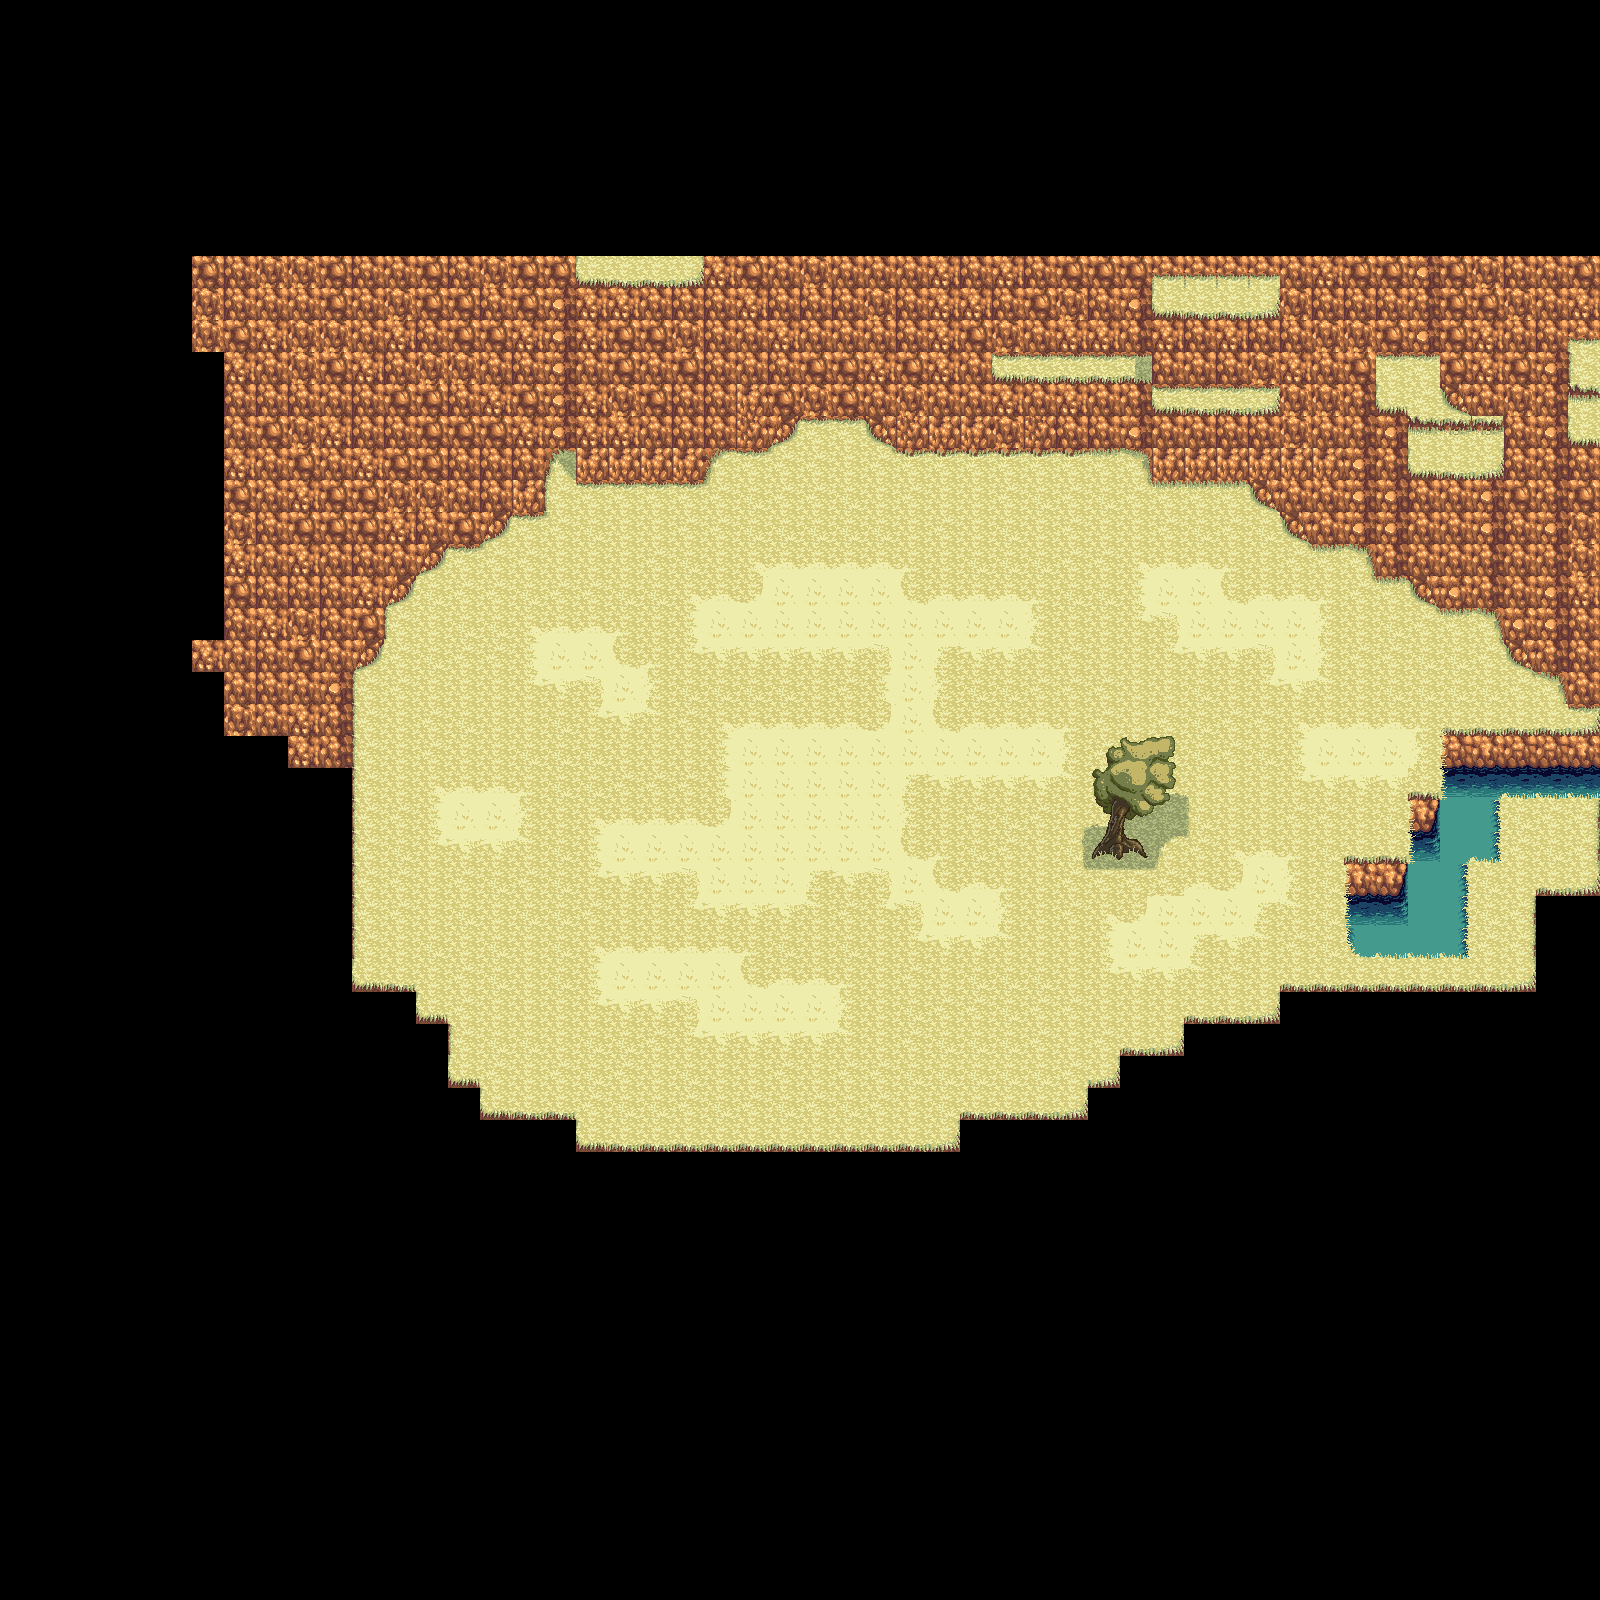

Below is a game level as drawn by its tile map, then a one-line description and the .tmx that defines it (tile-layer data replaced by summaries):
An orthogonal 50x50 tile map with 32x32 px tiles, 8 tile layers (Tile Layer 1, Tile Layer 2, water, water2, ...), 3 tilesets and 4 objects.

<map version="2017.05.26" orientation="orthogonal" renderorder="right-down" width="50" height="50" tilewidth="32" tileheight="32" nextobjectid="7">
 <tileset firstgid="1" source="../MyTiles/hyptosis1.tsx" />
 <tileset firstgid="901" source="../MyTiles/hyptosis3.tsx" />
 <tileset firstgid="1801" source="../MyTiles/hyptosis2.tsx" />
 <layer name="Tile Layer 1" width="50" height="50">
  <data>[2500 cells, 604 non-empty, 5 distinct tile ids]</data>
 </layer>
 <layer name="Tile Layer 2" width="50" height="50">
  <data>[2500 cells, 756 non-empty, 50 distinct tile ids]</data>
 </layer>
 <layer name="water" width="50" height="50">
  <data>[2500 cells, 40 non-empty, 13 distinct tile ids]</data>
 </layer>
 <layer name="water2" width="50" height="50">
  <data>[2500 cells, 83 non-empty, 10 distinct tile ids]</data>
 </layer>
 <layer name="water3" width="50" height="50">
  <data>[2500 cells, 25 non-empty, 1 distinct tile ids]</data>
 </layer>
 <layer name="object" width="50" height="50">
  <data>[2500 cells, 12 non-empty, 3 distinct tile ids]</data>
 </layer>
 <layer name="obj shadow" width="50" height="50">
  <data>[2500 cells, 14 non-empty, 10 distinct tile ids]</data>
 </layer>
 <layer name="aboveplayer" width="50" height="50">
  <properties>
   <property name="unity:sortingLayerName" value="AbovePlayer" />
  </properties>
  <data>[2500 cells, 9 non-empty, 9 distinct tile ids]</data>
 </layer>
 <objectgroup name="Object Layer 1">
  <object id="2" x="575" y="1151">
   <polyline points="0,0 383,1 386,-31 506,-32 512,-62 547,-65 546,-95 606,-97 606,-127 709,-126 706,-159 961,-164 961,-257 1023,-257 1000,29 44,172 -514,-287 -221,-481 -219,-162 -162,-160 -161,-125 -127,-132 -126,-66 -93,-64 -92,-30 0,-30 -1,1" />
  </object>
  <object id="4" x="352" y="668">
   <polyline points="0,0 28,-22 34,-64 99,-119 128,-124 162,-152 193,-156 195,-207 198,-219 222,-220 226,-185 353,-187 356,-219 418,-218 448,-249 515,-249 550,-219 798,-218 798,-186 894,-186 960,-122 1021,-121 1020,-88 1051,-92 1088,-56 1151,-58 1150,-25 1182,4 1215,6 1217,37 1242,39 1245,63 1246,-285 -37,-274 1,-2" />
  </object>
  <object id="5" x="1349" y="958">
   <polyline points="0,0 -1,-102 59,-101 62,-159 94,-157 95,-227 250,-226 249,-159 155,-161 150,-101 120,-94 116,-5 1,-1" />
  </object>
  <object id="6" x="1093" y="856">
   <polyline points="0,0 12,-24 30,-24 46,-16 52,0 32,-6 26,1 2,0" />
  </object>
 </objectgroup>
</map>